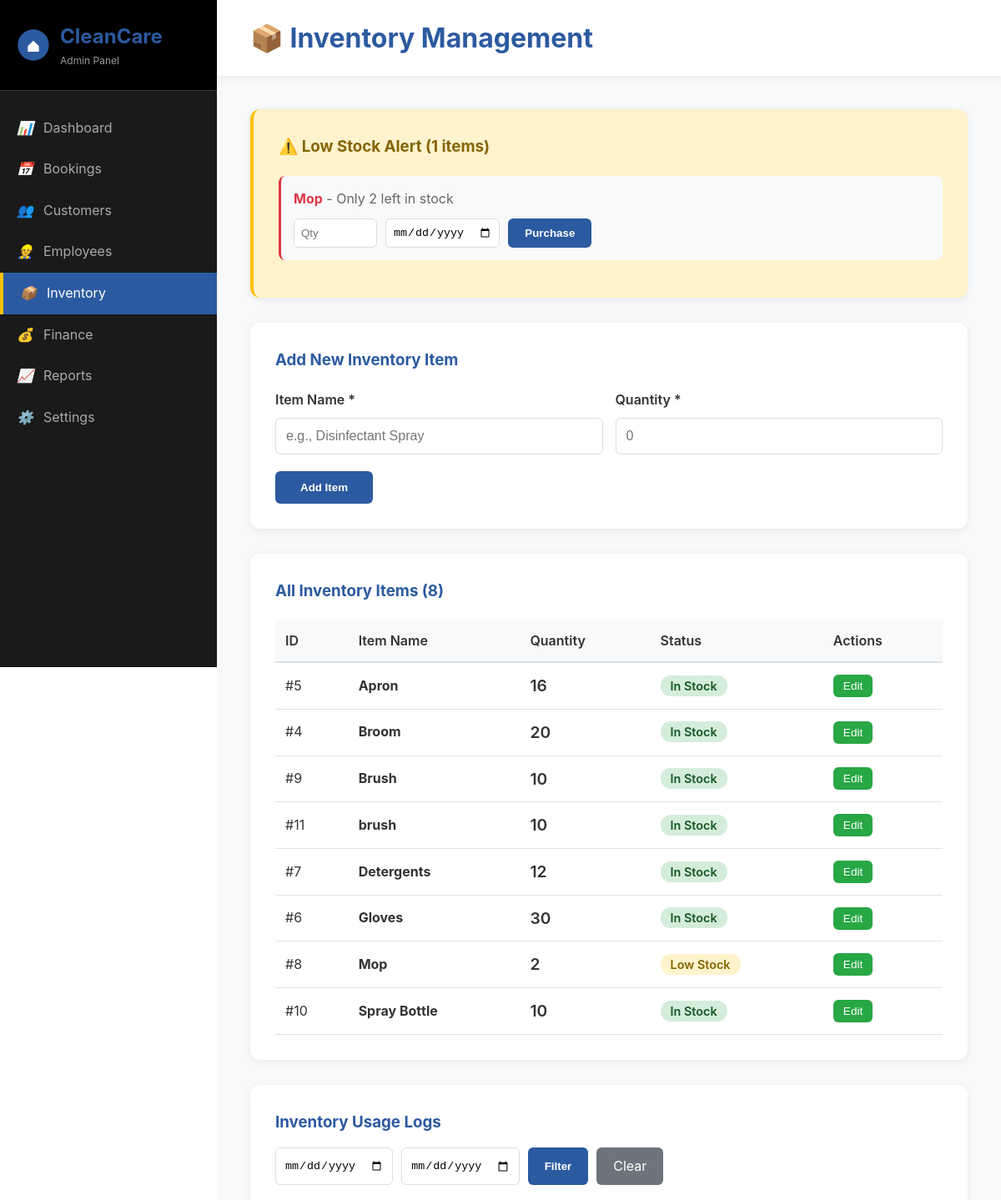
Screenshot of /pages/manage_inventory.php (signed in, upper part) with the database file from the repository.
### tables this page shows
CREATE TABLE `inventory` (
  `id` int(11) NOT NULL,
  `item_name` varchar(100) DEFAULT NULL,
  `quantity` int(11) DEFAULT NULL,
  `price` decimal(10,2) DEFAULT NULL,
  `last_purchased` datetime DEFAULT NULL
);

### pages/manage_inventory.php (the view, shortened to what this page needs)
<?php
require_once '../backend/db_config.php';
$stmt = $pdo->query("SELECT * FROM inventory ORDER BY item_name ASC");
$inventory_items = $stmt->fetchAll(PDO::FETCH_ASSOC);
$stmt = $pdo->query("SELECT * FROM inventory WHERE quantity <= 5 ORDER BY quantity ASC");
$low_stock_items = $stmt->fetchAll(PDO::FETCH_ASSOC);
?>
<!DOCTYPE html>
<html lang="en">
<head>
    <link rel="stylesheet" href="../frontend/css/style.css">
    <link rel="stylesheet" href="../frontend/css/dashboard.css">
</head>
<body>
    <div class="admin-layout">
        <aside class="admin-sidebar">
            <div class="sidebar-header">
                <div class="sidebar-logo">
                    <svg viewBox="0 0 60 60" width="40" height="40">
                        <circle cx="30" cy="30" r="28" fill="#2c5aa0"/>
                        <path d="M 20 32 L 30 22 L 40 32 L 40 42 L 20 42 Z" fill="white"/>
                    </svg>
                    <div>
                        <h2>CleanCare</h2>
                        <p>Admin Panel</p>
                    </div>
                </div>
            </div>
            <nav class="sidebar-nav">
                <a href="../dashboards/admin.php"><i>📊</i> Dashboard</a>
                <a href="manage_bookings.php"><i>📅</i> Bookings</a>
                <a href="manage_customers.php"><i>👥</i> Customers</a>
                <a href="manage_employees.php"><i>👷</i> Employees</a>
                <a href="manage_inventory.php" class="active"><i>📦</i> Inventory</a>
                <a href="manage_finance.php"><i>💰</i> Finance</a>
                <a href="reports.php"><i>📈</i> Reports</a>
                <a href="settings.php"><i>⚙️</i> Settings</a>
            </nav>
        </aside>
        <main class="admin-main">
            <div class="admin-header">
                <h1 style="margin: 0; color: #2c5aa0;">📦 Inventory Management</h1>
            </div>
            <div class="admin-content">
                <?php if (!empty($low_stock_items)): ?>
                <div class="alert-card">
                    <h3 style="color: #856404; margin: 0 0 20px 0;">⚠️ Low Stock Alert (<?= count($low_stock_items) ?> items)</h3>
                    <?php foreach ($low_stock_items as $item): ?>
                    <div class="low-stock-item">
                        <strong style="color: #dc3545;"><?= htmlspecialchars($item['item_name']) ?></strong>
                        <span style="color: #666;"> - Only <?= $item['quantity'] ?> left in stock</span>
                        <form method="POST" style="display: flex; gap: 10px; margin-top: 10px; flex-wrap: wrap;">
                            <input type="number" name="purchase_qty" placeholder="Qty" required style="width: 100px; padding: 8px; border: 1px solid #ddd; border-radius: 6px;">
                            <input type="date" name="needed_by" required style="padding: 8px; border: 1px solid #ddd; border-radius: 6px;">
                            <button type="submit" name="purchase" class="btn-submit" style="padding: 8px 20px;">Purchase</button>
                        </form>
                    </div>
                    <?php endforeach; ?>
                </div>
                <?php endif; ?>
                <div class="form-card">
                    <h3 style="color: #2c5aa0; margin-bottom: 20px;">Add New Inventory Item</h3>
                    <form method="POST">
                        <div class="form-grid">
                            <div class="form-group">
                                <label>Item Name *</label>
                                <input type="text" name="item_name" required placeholder="e.g., Disinfectant Spray">
                            </div>
                            <div class="form-group">
                                <label>Quantity *</label>
                                <input type="number" name="quantity" required min="0" placeholder="0">
                            </div>
                        </div>
                        <button type="submit" name="add_item" class="btn-submit">Add Item</button>
                    </form>
                </div>
                <div class="data-table-container">
                    <h3 style="color: #2c5aa0;">All Inventory Items (<?= count($inventory_items) ?>)</h3>
                    <?php if (empty($inventory_items)): ?>
                        <p style="text-align: center; color: #999; padding: 40px;">No inventory items yet.</p>
                    <?php else: ?>
                        <table class="data-table">
                            <thead>
                                <tr>
                                    <th>ID</th>
                                    <th>Item Name</th>
                                    <th>Quantity</th>
                                    <th>Status</th>
                                    <th>Actions</th>
                                </tr>
                            </thead>
                            <tbody>
                                <?php foreach ($inventory_items as $item): ?>
                                <tr>
                                    <td>#<?= $item['id'] ?></td>
                                    <td><strong><?= htmlspecialchars($item['item_name']) ?></strong></td>
                                    <td style="font-size: 1.2rem; font-weight: 600;"><?= $item['quantity'] ?></td>
                                    <td>
                                        <span class="qty-badge <?= $item['quantity'] <= 5 ? 'qty-low' : 'qty-ok' ?>">
                                            <?= $item['quantity'] <= 5 ? 'Low Stock' : 'In Stock' ?>
                                        </span>
                                    </td>
                                    <td>
                                        <button class="btn-action" onclick="openEditModal(<?= htmlspecialchars(json_encode($item)) ?>)">Edit</button>
                                    </td>
                                </tr>
                                <?php endforeach; ?>
                            </tbody>
                        </table>
                    <?php endif; ?>
                </div>
                <div class="data-table-container">
                    <h3 style="color: #2c5aa0;">Inventory Usage Logs</h3>
                    <form method="GET" style="display: flex; gap: 10px; margin: 15px 0; flex-wrap: wrap;">
                        <input type="date" name="log_start" value="<?= $_GET['log_start'] ?? '' ?>" style="padding: 10px; border: 1px solid #ddd; border-radius: 6px;">
                        <input type="date" name="log_end" value="<?= $_GET['log_end'] ?? '' ?>" style="padding: 10px; border: 1px solid #ddd; border-radius: 6px;">
                        <button type="submit" class="btn-submit" style="padding: 10px 20px;">Filter</button>
                        <a href="manage_inventory.php" style="padding: 10px 20px; background: #6c757d; color: white; border-radius: 6px; text-decoration: none;">Clear</a>
                    </form>
                </div>
            </div>
        </main>
    </div>
</body>
</html>

### frontend/css/style.css (style rules this page uses)
* { margin: 0; padding: 0; box-sizing: border-box; }
html { scroll-behavior: smooth; scroll-padding-top: 80px; }
body { font-family: -apple-system, BlinkMacSystemFont, 'Segoe UI', 'Roboto', 'Oxygen', 'Ubuntu', sans-serif; line-height: 1.6; color: #333; background: #ffffff; }

### frontend/css/dashboard.css (style rules this page uses)
.data-table-container { background: white; padding: 30px; border-radius: 12px; box-shadow: 0 2px 10px rgba(0,0,0,0.08); overflow-x: auto; }
.data-table { width: 100%; border-collapse: collapse; margin-top: 20px; }
.data-table thead { background: #f8f9fa; border-bottom: 2px solid #dee2e6; }
.data-table th { padding: 12px; text-align: left; font-weight: 600; color: #333; }
.data-table td { padding: 12px; border-bottom: 1px solid #dee2e6; }
.btn-action { background: #2c5aa0; color: white; border: none; padding: 8px 16px; border-radius: 6px; cursor: pointer; font-size: 0.9rem; transition: background 0.3s; text-decoration: none; display: inline-block; }

### pages/manage_inventory.php (style rules this page uses)
body { margin: 0; overflow-x: hidden; }
.admin-layout { display: flex; min-height: 100vh; }
.admin-sidebar { width: 260px; background: #1a1a1a; color: white; position: fixed; height: 100vh; overflow-y: auto; }
.sidebar-header { padding: 25px 20px; border-bottom: 1px solid #333; background: #000; }
.sidebar-logo { display: flex; align-items: center; gap: 12px; }
.sidebar-logo svg { width: 40px; height: 40px; }
.sidebar-logo h2 { font-size: 1.5rem; margin: 0; color: #2c5aa0; }
.sidebar-logo p { font-size: 0.75rem; color: #999; margin: 0; }
.sidebar-nav { padding: 20px 0; }
.sidebar-nav a { display: flex; align-items: center; padding: 12px 20px; color: #aaa; text-decoration: none; transition: all 0.3s; gap: 12px; }
.sidebar-nav a.active { background: #2c5aa0; color: white; border-left: 4px solid #FFC107; }
.admin-main { margin-left: 260px; flex: 1; background: #f8f9fa; min-height: 100vh; }
.admin-header { background: white; padding: 20px 40px; box-shadow: 0 2px 10px rgba(0,0,0,0.08); }
.admin-content { padding: 40px; }
.form-card, .alert-card { background: white; padding: 30px; border-radius: 12px; box-shadow: 0 2px 10px rgba(0,0,0,0.08); margin-bottom: 30px; }
.alert-card { background: #fff3cd; border-left: 4px solid #FFC107; }
.low-stock-item { background: #f8f9fa; padding: 15px; border-radius: 8px; margin-bottom: 15px; border-left: 3px solid #dc3545; }
.form-grid { display: grid; grid-template-columns: repeat(auto-fit, minmax(200px, 1fr)); gap: 15px; margin-bottom: 20px; }
.form-group { display: flex; flex-direction: column; }
.form-group label { font-weight: 600; margin-bottom: 8px; color: #333; }
.form-group input { padding: 12px; border: 1px solid #ddd; border-radius: 6px; font-size: 1rem; }
.btn-submit { background: #2c5aa0; color: white; padding: 12px 30px; border: none; border-radius: 6px; font-weight: 600; cursor: pointer; transition: all 0.3s; }
.data-table-container { background: white; padding: 30px; border-radius: 12px; box-shadow: 0 2px 10px rgba(0,0,0,0.08); margin-bottom: 30px; }
.data-table { width: 100%; border-collapse: collapse; margin-top: 20px; }
.data-table thead { background: #f8f9fa; border-bottom: 2px solid #dee2e6; }
.data-table th { padding: 12px; text-align: left; font-weight: 600; }
.data-table td { padding: 12px; border-bottom: 1px solid #dee2e6; }
.btn-action { color: white; padding: 6px 12px; border: none; border-radius: 6px; cursor: pointer; font-size: 0.85rem; background: #28a745; }
.qty-badge { padding: 4px 12px; border-radius: 12px; font-weight: 600; font-size: 0.9rem; }
.qty-low { background: #fff3cd; color: #856404; }
.qty-ok { background: #d4edda; color: #155724; }

### rows the page displays
inventory: item_name "Mop", quantity "2", id "8", shows "Low Stock"
inventory: id "5", item_name "Apron", quantity "16", shows "In Stock"
inventory: id "4", item_name "Broom", quantity "20", shows "In Stock"
inventory: id "9", item_name "Brush", quantity "10", shows "In Stock"
inventory: id "11", item_name "brush", quantity "10", shows "In Stock"
inventory: id "7", item_name "Detergents", quantity "12", shows "In Stock"
inventory: id "6", item_name "Gloves", quantity "30", shows "In Stock"
inventory: id "10", item_name "Spray Bottle", quantity "10", shows "In Stock"

### other values shown
count($low_stock_items) "1"
count($inventory_items) "8"
